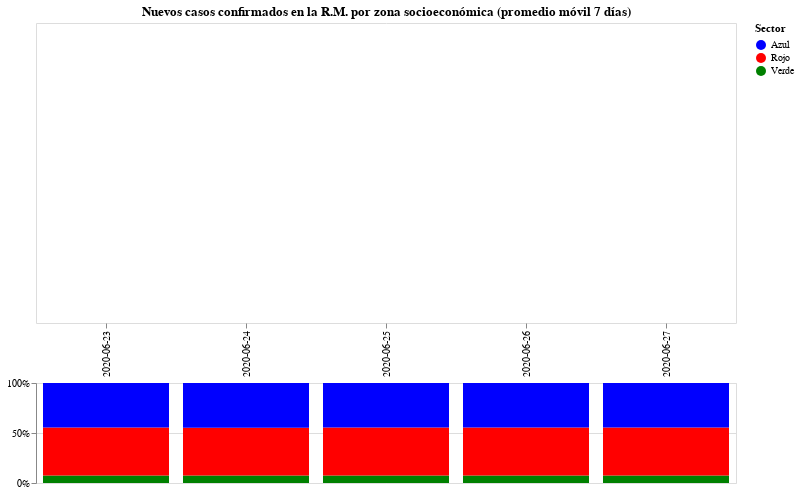

Notebook cell for this chart:
### Code cell
#hide_input

domain = ["Azul", "Rojo", "Verde"]
range_ = ["blue", "red", "green"]

chart1 = alt.Chart(data).mark_area().encode(
    x=alt.X("Fecha", axis=alt.Axis(title="", domain=False)),
    y=alt.Y("Casos confirmados", axis=None, stack="center"),
    tooltip = ["Fecha", "Casos confirmados"],
    color = alt.Color("Sector", scale=alt.Scale(domain=domain, range=range_)),
).properties(
    title="Nuevos casos confirmados en la R.M. por zona socioeconómica (promedio móvil 7 días)",
    width=700)

chart2 = alt.Chart(data_percentage).mark_bar().encode(
    x=alt.X("Fecha", axis=alt.Axis(title="", domain=False, ticks=False, labels=False)),
    y=alt.Y("Porcentaje", axis=alt.Axis(title="", format='%'), stack="normalize"),
    tooltip = ["Fecha", "Porcentaje"],
    color = alt.Color("Sector"),
).properties(
    height = 100,
    width=700
)

alt.vconcat(
    chart1,
    chart2
).configure_concat(
    spacing=0
)

### Figure 1 — Vega-Lite specification as saved in the notebook (floating-point values rounded to 4 significant figures)
{"config": {"view": {"continuousWidth": 400, "continuousHeight": 300}, "concat": {"spacing": 0}}, "vconcat": [{"data": {"name": "data-e430e4b2098ba054211f3fe70ff5060f"}, "mark": "area", "encoding": {"color": {"type": "nominal", "field": "Sector", "scale": {"domain": ["Azul", "Rojo", "Verde"], "range": ["blue", "red", "green"]}}, "tooltip": [{"type": "nominal", "field": "Fecha"}, {"type": "quantitative", "field": "Casos confirmados"}], "x": {"type": "nominal", "axis": {"domain": false, "title": ""}, "field": "Fecha"}, "y": {"type": "quantitative", "axis": null, "field": "Casos confirmados", "stack": "center"}}, "title": "Nuevos casos confirmados en la R.M. por zona socioeconómica (promedio móvil 7 días)", "width": 700}, {"data": {"name": "data-7b218d437f368e0d0c6e55152ead3774"}, "mark": "bar", "encoding": {"color": {"type": "nominal", "field": "Sector"}, "tooltip": [{"type": "nominal", "field": "Fecha"}, {"type": "quantitative", "field": "Porcentaje"}], "x": {"type": "nominal", "axis": {"domain": false, "labels": false, "ticks": false, "title": ""}, "field": "Fecha"}, "y": {"type": "quantitative", "axis": {"format": "%", "title": ""}, "field": "Porcentaje", "stack": "normalize"}}, "height": 100, "width": 700}], "$schema": "https://vega.github.io/schema/vega-lite/v4.8.1.json", "datasets": {"data-e430e4b2098ba054211f3fe70ff5060f": [{"Fecha": "2020-06-23", "Sector": "Verde", "Casos confirmados": null}, {"Fecha": "2020-06-24", "Sector": "Verde", "Casos confirmados": null}, {"Fecha": "2020-06-25", "Sector": "Verde", "Casos confirmados": null}, {"Fecha": "2020-06-26", "Sector": "Verde", "Casos confirmados": null}, {"Fecha": "2020-06-27", "Sector": "Verde", "Casos confirmados": null}, {"Fecha": "2020-06-23", "Sector": "Rojo", "Casos confirmados": null}, {"Fecha": "2020-06-24", "Sector": "Rojo", "Casos confirmados": null}, {"Fecha": "2020-06-25", "Sector": "Rojo", "Casos confirmados": null}, {"Fecha": "2020-06-26", "Sector": "Rojo", "Casos confirmados": null}, {"Fecha": "2020-06-27", "Sector": "Rojo", "Casos confirmados": null}, {"Fecha": "2020-06-23", "Sector": "Azul", "Casos confirmados": null}, {"Fecha": "2020-06-24", "Sector": "Azul", "Casos confirmados": null}, {"Fecha": "2020-06-25", "Sector": "Azul", "Casos confirmados": null}, {"Fecha": "2020-06-26", "Sector": "Azul", "Casos confirmados": null}, {"Fecha": "2020-06-27", "Sector": "Azul", "Casos confirmados": null}], "data-7b218d437f368e0d0c6e55152ead3774": [{"Fecha": "2020-06-23", "Sector": "Verde", "Porcentaje": 7.5}, {"Fecha": "2020-06-24", "Sector": "Verde", "Porcentaje": 7.5}, {"Fecha": "2020-06-25", "Sector": "Verde", "Porcentaje": 7.4}, {"Fecha": "2020-06-26", "Sector": "Verde", "Porcentaje": 7.5}, {"Fecha": "2020-06-27", "Sector": "Verde", "Porcentaje": 7.5}, {"Fecha": "2020-06-23", "Sector": "Rojo", "Porcentaje": 47.9}, {"Fecha": "2020-06-24", "Sector": "Rojo", "Porcentaje": 47.8}, {"Fecha": "2020-06-25", "Sector": "Rojo", "Porcentaje": 48.0}, {"Fecha": "2020-06-26", "Sector": "Rojo", "Porcentaje": 47.9}, {"Fecha": "2020-06-27", "Sector": "Rojo", "Porcentaje": 47.9}, {"Fecha": "2020-06-23", "Sector": "Azul", "Porcentaje": 44.6}, {"Fecha": "2020-06-24", "Sector": "Azul", "Porcentaje": 44.7}, {"Fecha": "2020-06-25", "Sector": "Azul", "Porcentaje": 44.6}, {"Fecha": "2020-06-26", "Sector": "Azul", "Porcentaje": 44.6}, {"Fecha": "2020-06-27", "Sector": "Azul", "Porcentaje": 44.6}]}}
